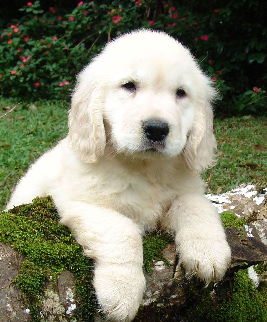
#> input picture assets/smallpuppy.png, 267 x 322 px
$ python borders.py
#> lines starting #> are read from the running program, lines starting #| are printed output that depends on the picture
import cv2 as cv
import numpy as np


def show(img):
    cv.imshow("", img); cv.waitKey(0)


img = cv.imread("assets/smallpuppy.png")
#> img is the input picture: shape (322, 267, 3); mean B, G, R 102.9, 125.1, 123

show(img)

show(
    cv.copyMakeBorder(img,100,100,100,100,cv.BORDER_REPLICATE)
)
#> in show (call 2), `cv.imshow('', img)`:
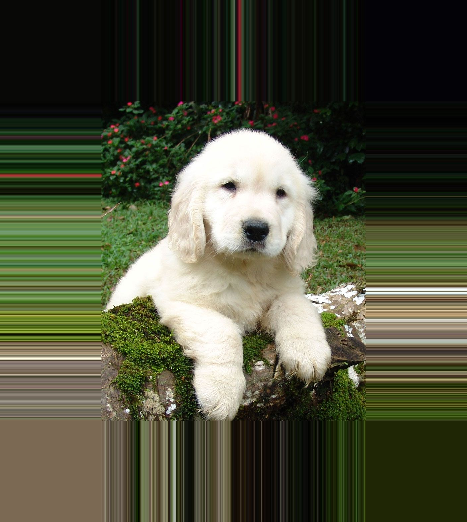
#> window '': shape (522, 467, 3); mean B, G, R 59.1, 80.3, 77.8

show(
    cv.copyMakeBorder(img,100,100,100,100,cv.BORDER_REFLECT)
)
#> in show (call 3), `cv.imshow('', img)`:
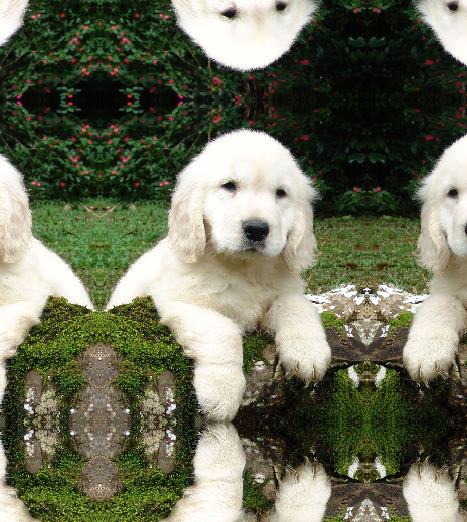
#> window '': shape (522, 467, 3); mean B, G, R 87.3, 109.1, 106.1

show(
    cv.copyMakeBorder(img,100,100,100,100,cv.BORDER_REFLECT_101)
)
#> in show (call 4), `cv.imshow('', img)`:
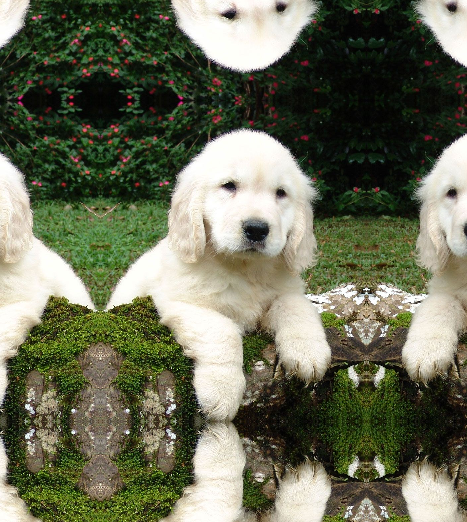
#> window '': shape (522, 467, 3); mean B, G, R 88, 109.9, 106.9

show(
    cv.copyMakeBorder(img,100,100,100,100,cv.BORDER_WRAP)
)
#> in show (call 5), `cv.imshow('', img)`:
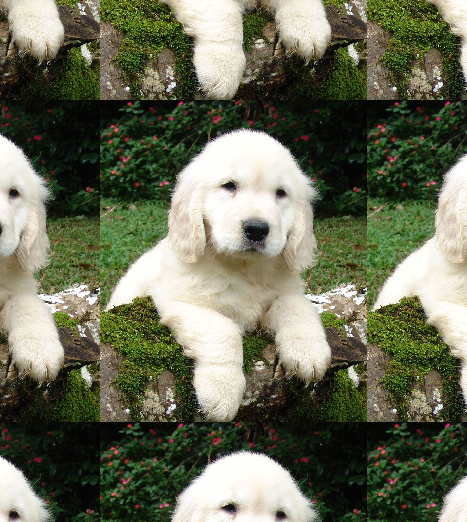
#> window '': shape (522, 467, 3); mean B, G, R 87.3, 109.1, 106.1

show(
    cv.copyMakeBorder(img,100,100,100,100,cv.BORDER_CONSTANT,value=[255,255,0])
)
#> in show (call 6), `cv.imshow('', img)`:
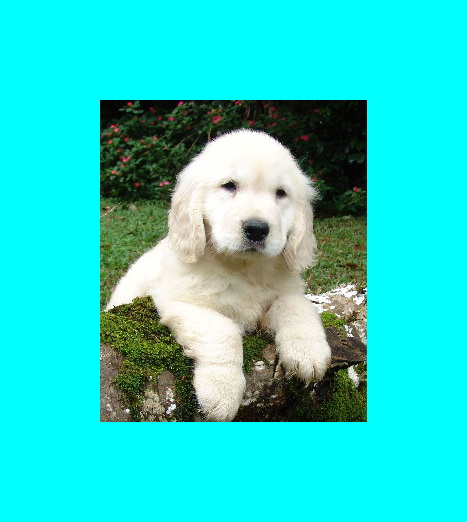
#> window '': shape (522, 467, 3); mean B, G, R 201.3, 209.2, 43.4
